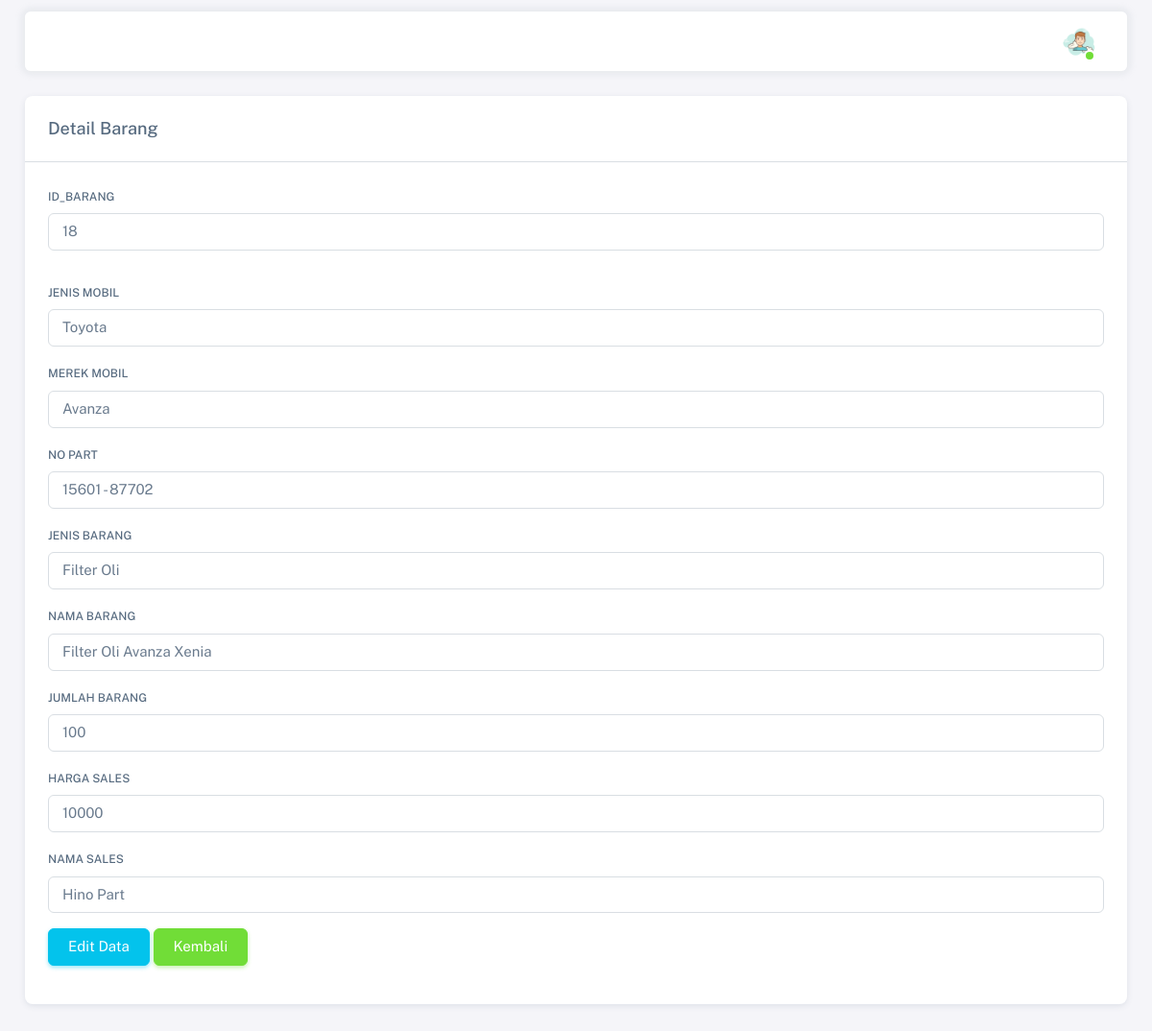
The page /admin/detail_barang.php?id_barang=18 on the database its author committed.
### tables this page shows
CREATE TABLE `tb_barang` (
  `id_barang` bigint(100) NOT NULL,
  `jenis_mobil` varchar(100) NOT NULL,
  `merek_mobil` varchar(100) NOT NULL,
  `no_part` varchar(100) NOT NULL,
  `jenis_barang` varchar(100) NOT NULL,
  `nama_barang` varchar(100) NOT NULL,
  `jumlah_barang` varchar(100) NOT NULL,
  `nama_sales` varchar(100) NOT NULL,
  `harga_sales` varchar(100) NOT NULL,
  `harga_jual` varchar(100) NOT NULL
);

### admin/detail_barang.php (the view, shortened to what this page needs)
<?php
require 'koneksi.php';
?>
<!DOCTYPE html>
<html>
  <head>
    <link rel="stylesheet" href="assets/vendor/fonts/boxicons.css" />
    <link rel="stylesheet" href="assets/vendor/css/core.css" />
    <link rel="stylesheet" href="assets/vendor/css/theme-default.css"/>
    <link rel="stylesheet" href="assets/css/demo.css" />
  </head>
<body>
  <div class="layout-wrapper layout-content-navbar">
    <div class="layout-container">
      <div class="layout-page">
          <nav class="layout-navbar container-xxl navbar navbar-expand-xl navbar-detached align-items-center bg-navbar-theme" id="layout-navbar">
            <div class="navbar-nav-right d-flex align-items-center" id="navbar-collapse">
              <ul class="navbar-nav flex-row align-items-center ms-auto">
                <li class="nav-item navbar-dropdown dropdown-user dropdown">
                  <a class="nav-link dropdown-toggle hide-arrow" href="javascript:void(0);" data-bs-toggle="dropdown">
                    <div class="avatar avatar-online">
                      <img src="assets/img/avatars/1.png" alt class="w-px-40 h-auto rounded-circle" />
                    </div>
                  </a>
                </li>
              </ul>
            </div>
          </nav>
          <div class="content-wrapper">
            <div class="container-xxl flex-grow-1 container-p-y">
              <div class="row">
                <div class="col-md-12">
                  <div class="card mb-4">
                    <h5 class="card-header">Detail Barang</h5>
                    <hr class="my-0" />
                    <div class="card-body">
                      <?php
                        if(isset($_GET['id_barang']))
                        {
                            $id_barang = mysqli_real_escape_string($con, $_GET['id_barang']);
                            $query = "SELECT * FROM tb_barang WHERE id_barang='$id_barang' ";
                            $query_run = mysqli_query($con, $query);
                            if(mysqli_num_rows($query_run) > 0)
                            {
                                $barang = mysqli_fetch_array($query_run);
                                ?>
                        <div class="row">
                          <div class="mb-3 col-md-12">
                            <label for="id_barang_siswa" class="form-label">id_barang</label>
                              <p class="form-control"> <?=$barang['id_barang'];?></p>
                          </div>
                          </div>
                          <div class="mb-3 col-md-12">
                            <label for="nama_siswa" class="form-label">Jenis Mobil</label>
                            <p class="form-control"> <?=$barang['jenis_mobil'];?></p>
                          </div>
                          <div class="mb-3 col-md-12">
                            <label for="#" class="form-label">Merek Mobil</label>
                            <p class="form-control"> <?=$barang['merek_mobil'];?></p>
                          </div>
                          <div class="mb-3 col-md-12">
                            <label for="nama_siswa" class="form-label">No Part</label>
                            <p class="form-control"> <?=$barang['no_part'];?></p>
                          <div class="mb-3 col-md-12">
                            <label for="nama_siswa" class="form-label">Jenis Barang</label>
                            <p class="form-control"> <?=$barang['jenis_barang'];?></p>
                          </div>
                          <div class="mb-3 col-md-12">
                            <label for="nama_siswa" class="form-label">Nama Barang</label>
                            <p class="form-control"> <?=$barang['nama_barang'];?></p>
                          </div>
                          <div class="mb-3 col-md-12">
                            <label for="#" class="form-label">Jumlah Barang</label>
                            <p class="form-control"> <?=$barang['jumlah_barang'];?></p>
                          </div>
                          <div class="mb-3 col-md-12">
                            <label for="#" class="form-label">Harga Sales</label>
                            <p class="form-control"> <?=$barang['harga_sales'];?></p>
                          </div>
                          <div class="mb-3 col-md-12">
                            <label for="#" class="form-label">Nama Sales</label>
                            <p class="form-control"> <?=$barang['nama_sales'];?></p>
                          </div>
                         <div class="mb-3 col-md-12">
                            <a href="edit_barang.php?id_barang=<?= $barang['id_barang']; ?>" class="btn btn-info">Edit Data</a>
                            <a href="list_barang.php" class="btn btn-success">Kembali</a>
                          </div>
                        </div>
                      <?php
                            }
                            else
                            {
                                echo "<h4>No Such id_barang Found</h4>";
                            }
                        }
                        ?>
                    </div>
                  </div>
                </div>
              </div>
            </div>
          </div>
    </div>
  </div>
  </body>
</html>

### rows shown on the page
tb_barang: id_barang "18", jenis_mobil "Toyota", merek_mobil "Avanza", no_part "15601 - 87702", jenis_barang "Filter Oli", nama_barang "Filter Oli Avanza Xenia", jumlah_barang "100", harga_sales "10000", nama_sales "Hino Part"
